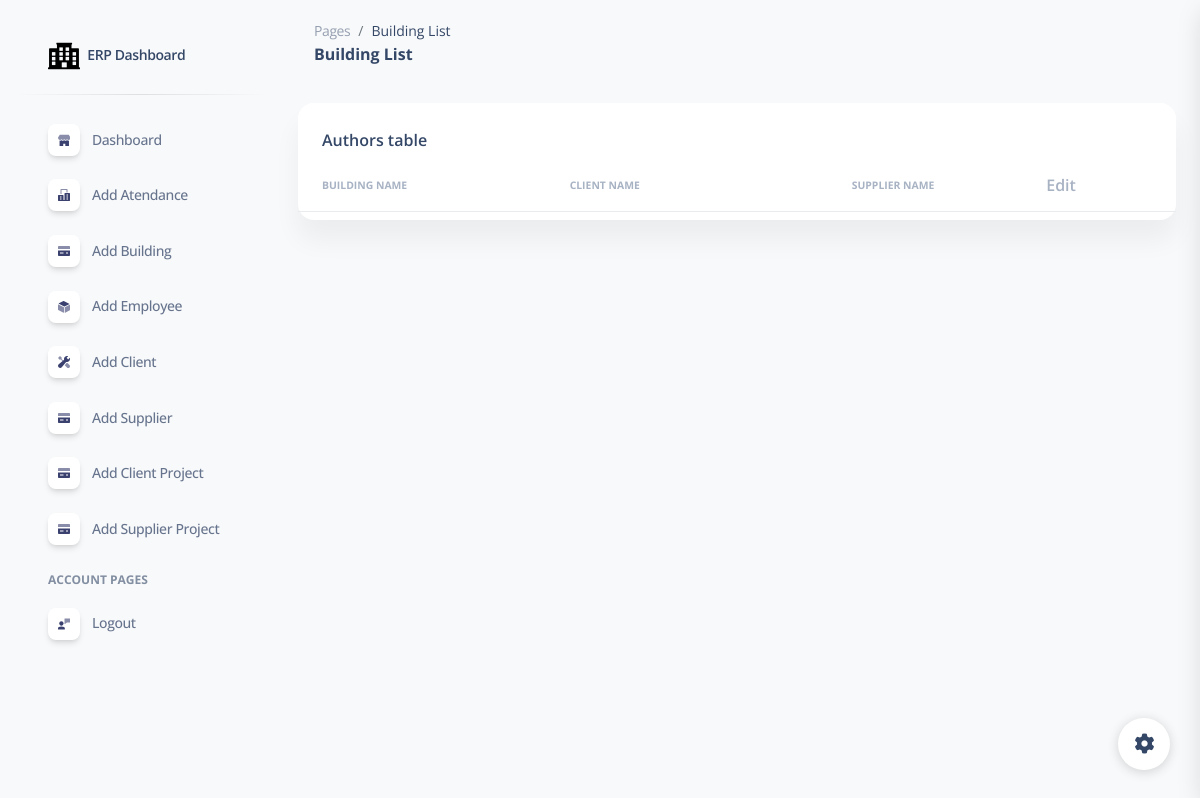
Page /building_list/ (signed in) on the earlier database version.
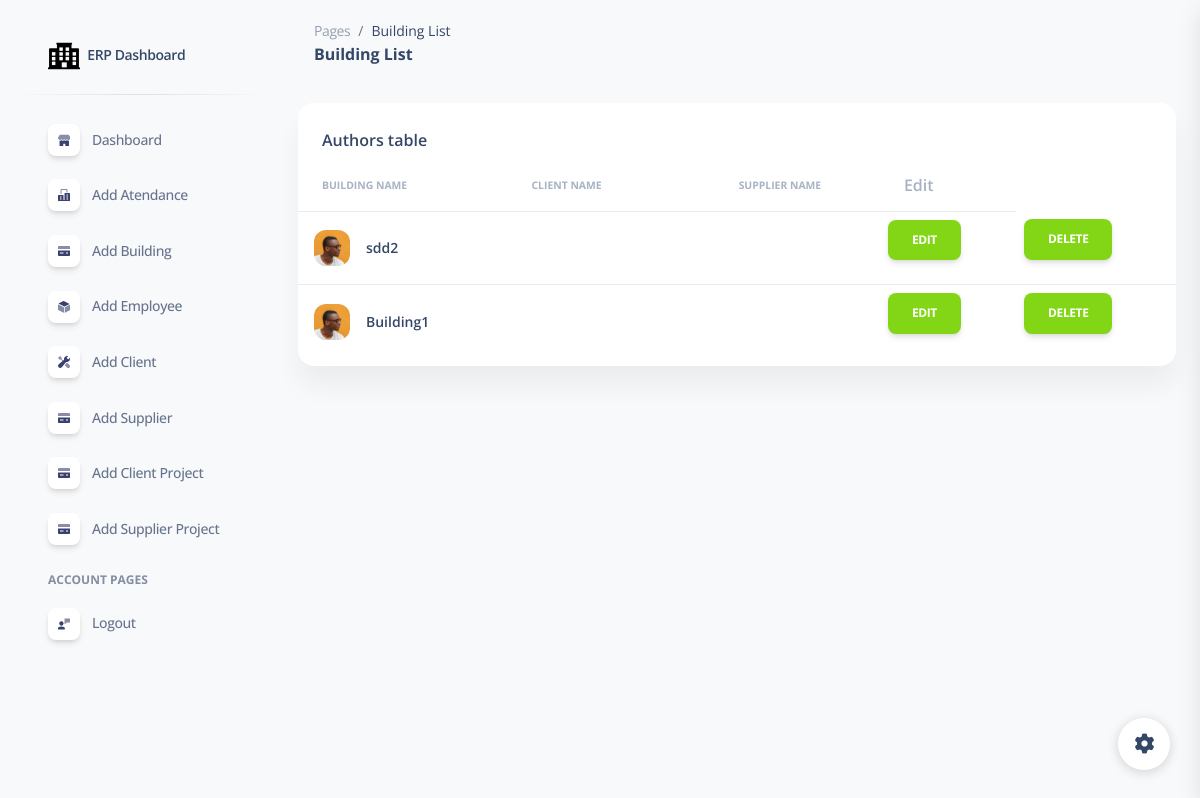
Same page on the later database version.
### erpapp/models.py (models this page shows, shortened)
class Building(models.Model):
    building_name = models.CharField(max_length=255)
    client = models.ForeignKey(Client, on_delete=models.CASCADE, null=True, blank=True)
    supplier = models.ForeignKey(Supplier, on_delete=models.CASCADE, null=True, blank=True)

### erpapp/views.py (the view)
# urls.py: path('building_list/', building_list, name='building_list'),
@login_required
def building_list(request):
    buildings = Building.objects.all()
    return render(request, 'building_list.html', {'buildings': buildings})

### erpapp/templates/building_list.html (shortened to what the changed rows need)
{% extends 'base.html' %}
{% load static %}
{% block content %}
<!DOCTYPE html>
<html lang="en">
<head>
  <link href="{% static  'css/nucleo-icons.css' %}" rel="stylesheet" />
  <link href="{% static  'css/nucleo-svg.css' %}" rel="stylesheet" />
  <link href="{% static '/css/nucleo-svg.css' %}" rel="stylesheet" />
  <link id="pagestyle" href="{% static 'css/soft-ui-dashboard.css' %}" rel="stylesheet" />
</head>
<body class="g-sidenav-show  bg-gray-100">
<main class="main-content position-relative max-height-vh-100 h-100 mt-1 border-radius-lg ">
    <div class="container-fluid py-4">
      <div class="row">
        <div class="col-12">
          <div class="card mb-4">
            <div class="card-body px-0 pt-0 pb-2">
              <div class="table-responsive p-0">
                <table class="table align-items-center mb-0">
                  <thead>
                    <tr>
                      <th class="text-uppercase text-secondary text-xxs font-weight-bolder opacity-7">Building Name</th>
                      <th class="text-uppercase text-secondary text-xxs font-weight-bolder opacity-7 ps-2">Client Name</th>
                      <th class="text-center text-uppercase text-secondary text-xxs font-weight-bolder opacity-7">Supplier Name</th>
                      <th class="text-secondary opacity-7">Edit</th>
                    </tr>
                  </thead>
                  <tbody>
                    {% for building in buildings %}
                    <tr>
                      <td>
                        <div class="d-flex px-2 py-1">
                          <div>
                            <img src="../assets/img/team-2.jpg" class="avatar avatar-sm me-3" alt="user1">
                          </div>
                          <div class="d-flex flex-column justify-content-center">
                            <h6 class="mb-0 text-sm">{{ building.building_name }}</h6>
                          </div>
                        </div>
                      </td>
                      <td>
                      </td>
                      <td class="align-middle text-center text-sm">
                      </td>
                      <td>
                      <a href="{% url 'edit_building' building.id %}" class="btn btn-success">Edit</a>
                      </td>
                      <td>
                        <a href="{% url 'delete_building' building.id %}" class="btn btn-success">Delete</a>
                        </td>
                    </tr>
                    {% endfor %}
                  </tbody>
                </table>
              </div>
            </div>
          </div>
        </div>
      </div>
{% endblock %}

Differences in the rows shown:
added Building: building_name "sdd2"
added Building: building_name "Building1"
